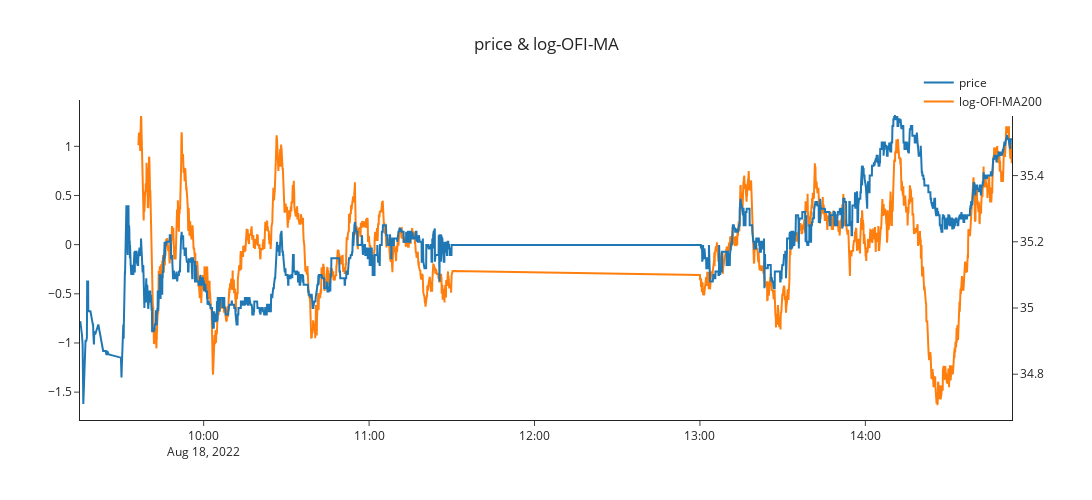

Here is the notebook cell this chart was saved with:
### Markdown cell above
# signal check

### Code cell
import plotly.offline as pyoff
import plotly.graph_objs as go
 
x_values = df_signal.reset_index()['index'].apply(str)
# x_values = [i for i in range(len(df_signal))]
trace1 = go.Scatter(
    x=x_values,
    y=df_signal['price'].loc[f'{start_date_formatted} 09:30:00':f'{end_date_formatted} 14:55:00'],
    name='price',
    xaxis='x', 
    yaxis='y2'#标明设置一个不同于trace1的一个坐标轴
)

trace2 = go.Scatter(
    x=x_values,
    y=df_signal['log-OFI-MA200'].loc[f'{start_date_formatted} 09:30:00':f'{end_date_formatted} 14:55:00'],
    name='log-OFI-MA200'
)

trace3 = go.Scatter(
    x=df_signal['log-OFI-MA100'].loc[f'{start_date_formatted} 09:30:00':f'{end_date_formatted} 14:55:00'].index,
    y=df_signal['log-OFI-MA100'].loc[f'{start_date_formatted} 09:30:00':f'{end_date_formatted} 14:55:00'],
    name='log-OFI-MA100'
)

trace4 = go.Scatter(
    x=df_signal['log-OFI-MA50'].loc[f'{start_date_formatted} 09:30:00':f'{end_date_formatted} 14:55:00'].index,
    y=df_signal['log-OFI-MA50'].loc[f'{start_date_formatted} 09:30:00':f'{end_date_formatted} 14:55:00'],
    name='log-OFI-MA50'
)
 
data = [trace1,trace2,trace3,trace4]
data = [trace1,trace2]
layout = go.Layout({"template": 'simple_white',
                   "title":{"text": 'price & log-OFI-MA', "x": 0.5}, 
                   "xaxis":{"title": {"text": None}, "tickformat": ''},
                   "yaxis":{"title": {"text": ""}},
                   "yaxis2": {'anchor': 'x', "overlaying": 'y', "side": 'right'}, #设置坐标轴的格式，一般次坐标轴在右侧
                   "legend":{"title": {"text": ""}, "x": 0.9, "y": 1.1},
                   "width": 1200,
                   "height": 500})
 
fig = go.Figure(data=data, layout=layout)
fig.show()

### Figure 1 — Plotly figure (JSON) as saved in the notebook; plotly's stock layout.template omitted (floating-point values rounded to 4 significant figures; data arrays with more than 128 entries replaced by an {"elided": "..."} marker saying what was removed)
{"data": [{"name": "price", "type": "scatter", "x": {"elided": "3851 str values"}, "xaxis": "x", "y": {"elided": "3718 float values"}, "yaxis": "y2"}, {"name": "log-OFI-MA200", "type": "scatter", "x": {"elided": "3851 str values"}, "y": {"elided": "3718 float values"}}], "layout": {"height": 500, "legend": {"title": {"text": ""}, "x": 0.9, "y": 1.1}, "title": {"text": "price & log-OFI-MA", "x": 0.5}, "width": 1200, "xaxis": {"tickformat": ""}, "yaxis": {"title": {"text": ""}}, "yaxis2": {"anchor": "x", "overlaying": "y", "side": "right"}}}
